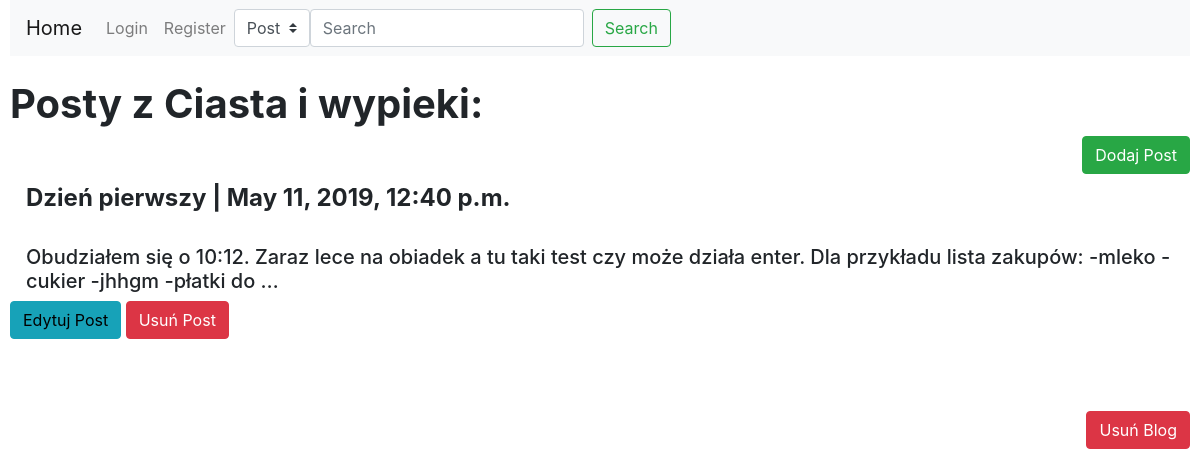
The app's page /profile/13/details/, older data.
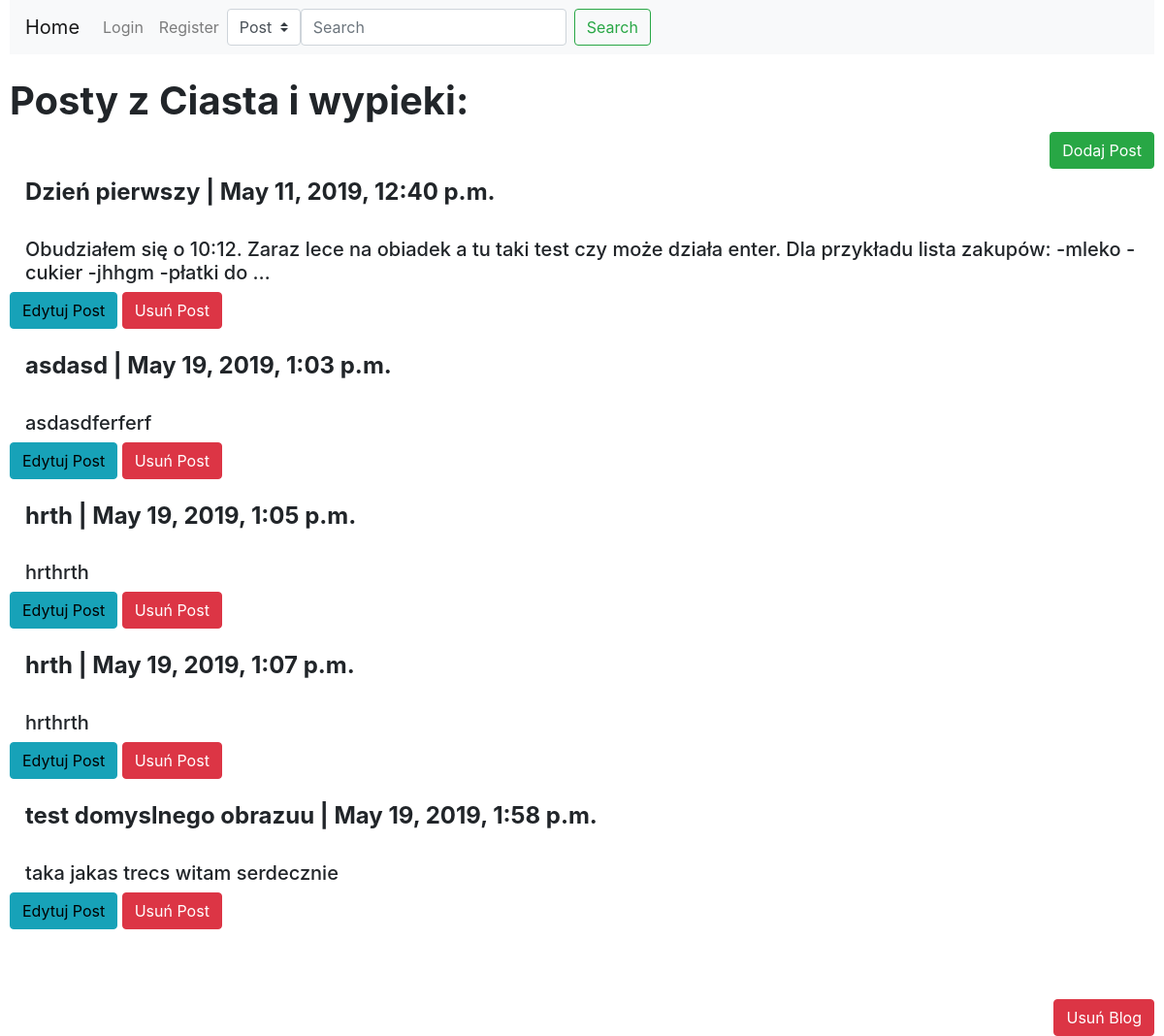
The same page, newer data.
### Blog/models.py (models this page shows)
class Post(models.Model):
    IDPost=models.AutoField(primary_key=True)
    Tytul=models.CharField(max_length=128)
    Tresc=models.TextField()
    Data=models.DateTimeField(default=timezone.now)
    IDBlog=models.ForeignKey(Blog,on_delete=models.CASCADE)
    Haslo=models.CharField(max_length=8,blank=True)
    Obraz=models.ImageField(upload_to=path_and_renamePost,default='Obrazki/default_pic.jpg',blank=True)

### Blog/views.py (the view)
# urls.py: path('profile/<int:blog_id>/details/', views.details, name='details'),
def details(request, blog_id):
    b = models.Blog.objects.get(IDBlog = blog_id)
    posts = models.Post.objects.filter(IDBlog = blog_id)
    return render(request,'Blog/blog.html', {'blog': b, 'posts': posts})

### Blog/templates/Blog/blog.html (shortened to what this page needs)
{%extends 'Blog/base.html'%}
{%block content%}
<h1><strong>Posty z {{blog.Nazwa}}:</strong></h1>
<button type="button" class="btn btn-success" data-toggle="modal" data-target="#DodajPostModal" style="float:right">Dodaj Post</button>
<br><br>
{%if posts%}
{%for post in posts%}
<div class="media">
        <div class="media-body">
          <h4 class="mt-0"><strong>{{post.Tytul}}  |   {{post.Data}}</strong></h4>
          <br>
         <h5>{{post.Tresc|truncatewords:25}}</h5>
        </div>
      </div>
      <button type="button" class="btn btn-info"><a href="/post/{{post.IDPost}}/edit" style="text-decoration: none">Edytuj Post</a></button>
<button type="button" class="btn btn-danger" data-toggle="modal" data-target="#UsunPost{{post.IDPost}}">
    Usuń Post
  </button>
  <br><br>
        </div>
{%endfor%}
{%else%}
<h2>Ten blog nie ma żadnych postów</h2>
{%endif%}
<br><br>
<button type="button" class="btn btn-danger" style="float: right" data-toggle="modal" data-target="#blogDeleteModal">
    Usuń Blog
  </button>
{%endblock%}

Row changes from the older to the newer data that the page shows:
added Post: Tytul "asdasd", Data "May 19, 2019, 1:03 p.m.", Tresc "asdasdferferf"
added Post: Tytul "hrth", Data "May 19, 2019, 1:05 p.m.", Tresc "hrthrth"
added Post: Tytul "hrth", Data "May 19, 2019, 1:07 p.m.", Tresc "hrthrth"
added Post: Tytul "test domyslnego obrazuu", Data "May 19, 2019, 1:58 p.m.", Tresc "taka jakas trecs witam serdecznie"
